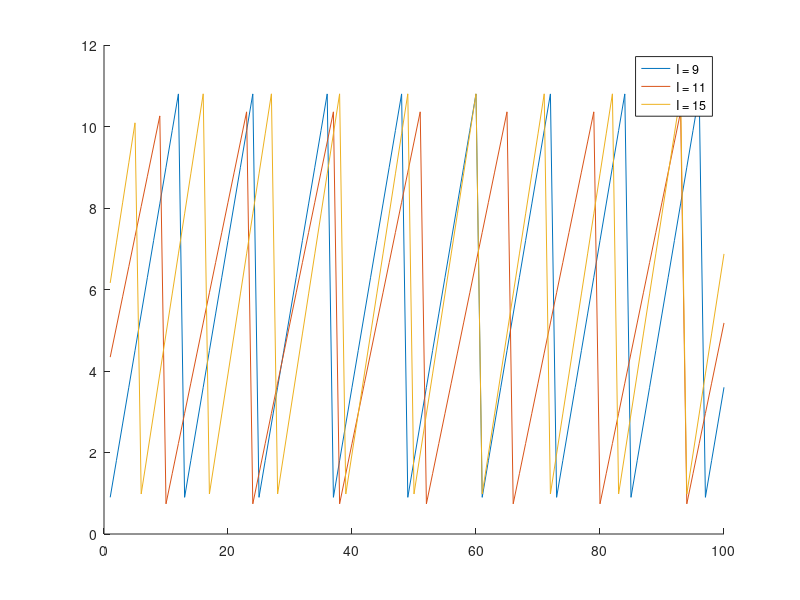

The MATLAB source for this figure:
% Integrate and Fire Model

%% Code integrate and fire model
tauv = 10; %time constant, ms
R = 1; %resistance
vth = 10; %threshold
v = 0; %initialize v
dt = 1; %timestep, ms

% Simulate neuron model
figure; 
hold on; 

for I = [9 11 15]
    dvdt = (-v + R*I)/tauv; %calculate dvdt for given current
    result = zeros([1 100]); %initialize result matrix
    for i=1:100
        v_new = v + dvdt * dt;
        if v_new > vth
            v = 0; 
        else
            v = v_new;
        end
        result(i) = v_new; %append result
    end
    plot(result, 'DisplayName', ['I = ' num2str(I)])
end

hold off;
legend show;

% Conclusion: Given higher current, the neuron spikes faster
